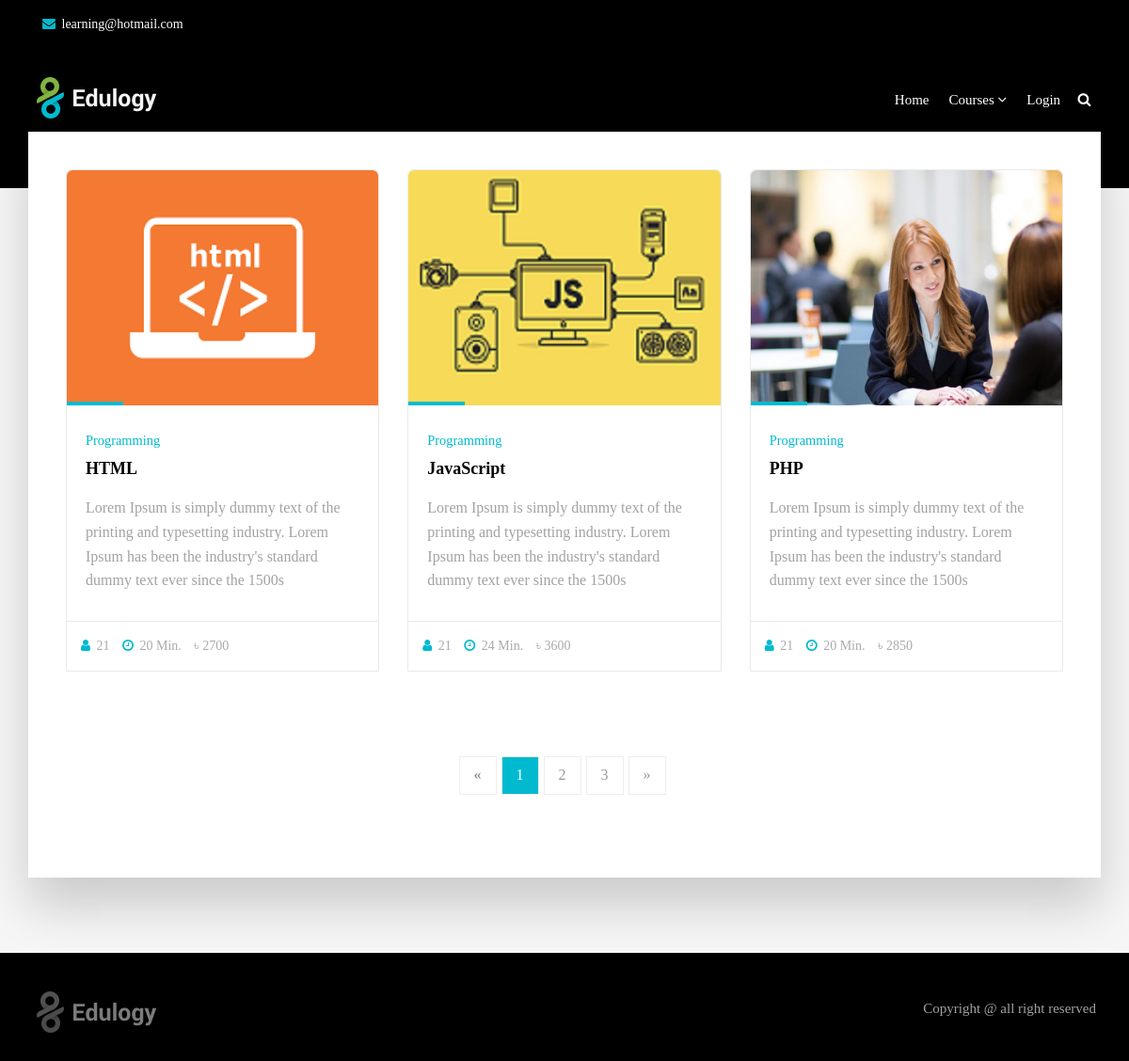
Screenshot of /course-category.php?cat_id=3 with the database file from the repository.
### tables this page shows
CREATE TABLE `courses` (
  `course_id` int(11) NOT NULL,
  `category_id` int(11) NOT NULL,
  `course_title` varchar(191) NOT NULL,
  `banner` varchar(191) NOT NULL,
  `short_description` text NOT NULL,
  `description` longtext NOT NULL,
  `price` varchar(191) NOT NULL,
  `discount` varchar(100) NOT NULL,
  `hours` varchar(100) NOT NULL,
  `total_hit` int(11) NOT NULL,
  `ratting` int(11) NOT NULL,
  `demo_video` varchar(191) DEFAULT NULL,
  `is_active` tinyint(4) NOT NULL,
  `created_at` timestamp NOT NULL DEFAULT current_timestamp()
);

CREATE TABLE `categories` (
  `cat_id` int(11) NOT NULL,
  `cat_name` varchar(191) NOT NULL,
  `is_active` tinyint(4) NOT NULL DEFAULT 0
);

### course-category.php (the view, shortened to what this page needs)
<?php include 'header.php'; ?>
<section class="section db p120">
</section>
<section class="section gb nopadtop">
    <div class="container">
        <div class="boxed boxedp4">
            <div class="row blog-grid">
                <?php
                $catid = $_GET['cat_id'];
                $query = "SELECT * FROM courses left join categories on categories.cat_id = courses.category_id where courses.is_active = 0 and category_id =$catid Order By course_id DESC";
                $result = $con->query($query);
                if ($result->num_rows > 0) {
                    foreach ($result as  $value) {
                ?>
                        <div class="col-md-4">
                            <div class="course-box">
                                <div class="image-wrap entry">
                                    <img style="width: 333px; height:250px;" src="<?php echo  $value['banner']; ?>" alt="" class="img-responsive">
                                </div>
                                <div class="course-details">
                                    <h4>
                                        <small><?php echo  $value['cat_name']; ?></small>
                                        <a href="single-course.php?courseid=<?php echo $value['course_id'] ?>" title=""><?php echo  $value['course_title']; ?></a>
                                    </h4>
                                    <p><?php echo  $value['short_description']; ?></p>
                                </div>
                                <div class="course-footer clearfix">
                                    <div class="pull-left">
                                        <ul class="list-inline">
                                            <li><a href="#"><i class="fa fa-user"></i> 21</a></li>
                                            <li><a href="#"><i class="fa fa-clock-o"></i> <?php echo  $value['hours']; ?> Min.</a></li>
                                            <li><a href="#">৳ <?php echo round($value['price'] - (($value['price'] * $value['discount']) / 100)); ?></a></li>
                                        </ul>
                                    </div>
                                </div>
                            </div>
                        </div>
                <?php }
                } ?>
            </div>
            <div class="row">
                <div class="col-md-12 text-center">
                    <ul class="pagination ">
                        <li class="disabled"><a href="javascript:void(0)">&laquo;</a></li>
                        <li class="active"><a href="javascript:void(0)">1</a></li>
                        <li><a href="javascript:void(0)">2</a></li>
                        <li><a href="javascript:void(0)">3</a></li>
                        <li><a href="javascript:void(0)">&raquo;</a></li>
                    </ul>
                </div>
            </div>
        </div>
    </div>
</section>
<?php include 'footer.php'; ?>

### style.css (style rules this page uses)
body { background-color: #f6f6f6; line-height: 1.6; font-size: 16px; color: #a2a2a2; }
body, p, li, a { font-family: Cambria, Cochin, Georgia, Times, 'Times New Roman', serif; }
.course-details h4 a, .readmore, .testimonial strong, h1, h2, h3, h4, h5, h6 { color: rgb(0, 0, 0); }
h1, h2, h3, h4, h5, h6 { line-height: 1.5; }
.cop-logo img, a { color: #000; text-decoration: none !important; -webkit-transition: all ease 0.3s; -moz-transition: all ease 0.3s; transition: all ease 0.3s; }
.pagination>li:first-child>a, .pagination>li:first-child>span, .pagination>li:last-child>a, .pagination>li:last-child>span { border-radius: 0; }
.pagination { margin: 0; }
.pagination>li>a, .pagination>li>span { background-color: #fff; border: 1px solid #eeeeee !important; color: #999; float: left; line-height: 1.42857; margin-left: 0; margin-right: 5px; padding: 8px 15px; position: relative; text-decoration: none; }
.boxed { box-shadow: 0 30px 50px 0 rgba(1, 1, 1, 0.18); padding: 8rem 4rem 8rem; background-color: #ffffff; margin-top: -60px; }
.boxed.boxedp4 { padding-top: 4rem; }
.section { background-color: #ffffff; padding: 8rem 0; position: relative; display: block; }
.section.gb { background-color: #f6f6f6; }
.section.db { background-color: #000000; }
.nopadtop { padding-top: 0 !important; }
.course-box { border-radius: 6px 6px 0 0; background-color: #ffffff; border: 1px solid #eaeaea; }
.course-box img { border-radius: 6px 6px 0 0; width: 100%; }
.course-details { padding: 3rem 2rem; }
.course-details h4 { font-size: 18px; padding: 0 0 1.5rem; font-weight: 700; margin: 0; }
.course-box small { display: block; font-size: 80%; margin-bottom: 10px; }
.course-details p { padding-bottom: 0; margin-bottom: 0; }
.course-footer ul { padding-bottom: 0; margin-bottom: 0; font-size: 14px; }
.course-footer a { color: #aaa; }
.course-footer i { padding-right: 3px; }
.course-footer { border-top: 1px solid #eaeaea; padding: 15px; }
.entry { position: relative; }
.image-wrap img { width: 100%; }
.image-wrap:after { content: ""; width: 60px; height: 4px; position: absolute; bottom: 0; left: 0; background-color: #111; right: 0; }
.blog-grid .col-md-6, .blog-grid .col-md-4 { margin-bottom: 30px }
.p120 { padding-bottom: 120px !important; }
.shop-desc small, .shop-meta a, .authorbox small, blockquote:before, blockquote:after, .blog-meta small a, .small-box i, .copyrights ul li:hover a, .footer .readmore, .breadcrumb>li a, .yamm h4, .yamm-content li:hover a, .yamm .hassubmenu li:hover a, .check li:before, .stat-count h3, .blog-desc h4:hover a, .post-meta li:after, .course-box small, .course-details h4:hover a, .course-footer i, a:hover, a:focus, .box i, .topbar .text-left i { color: #01bacf; }
.cb, .box .event-desc small, .pagination a, .pagination>.active>a, .pagination>.active>a:focus, .pagination>.active>a:hover, .pagination>.active>span, .pagination>.active>span:focus, .pagination>.active>span:hover, .tags-widget a, .owl-theme-01 .owl-nav [class*="owl-"]:hover, .yamm .dropdown-menu li:hover .menu-button, .yamm .dropdown-menu li .menu-button, mark, .bgcolor1, .image-wrap:before, .image-wrap:after, .btn-primary { border-color: #01bacf; background-color: #01bacf; box-shadow: inset 0 0 0 0 #00a8bd; -webkit-transition: all ease 0.5s; -moz-transition: all ease 0.5s; transition: all ease 0.5s; }

### rows the page displays
courses: banner (picture), category.cat_name "Programming", course_title "HTML", short_description "Lorem Ipsum is simply dummy text of the printing and typesetting industry. Lorem Ipsum has been the industry's standard dummy text ever since the 1500s", hours "20", $value['price'] - (($value['price'] * $value['discount']) / 100) "2700"
courses: banner (picture), category.cat_name "Programming", course_title "JavaScript", short_description "Lorem Ipsum is simply dummy text of the printing and typesetting industry. Lorem Ipsum has been the industry's standard dummy text ever since the 1500s", hours "24", $value['price'] - (($value['price'] * $value['discount']) / 100) "3600"
courses: banner (picture), category.cat_name "Programming", course_title "PHP", short_description "Lorem Ipsum is simply dummy text of the printing and typesetting industry. Lorem Ipsum has been the industry's standard dummy text ever since the 1500s", hours "20", $value['price'] - (($value['price'] * $value['discount']) / 100) "2850"
